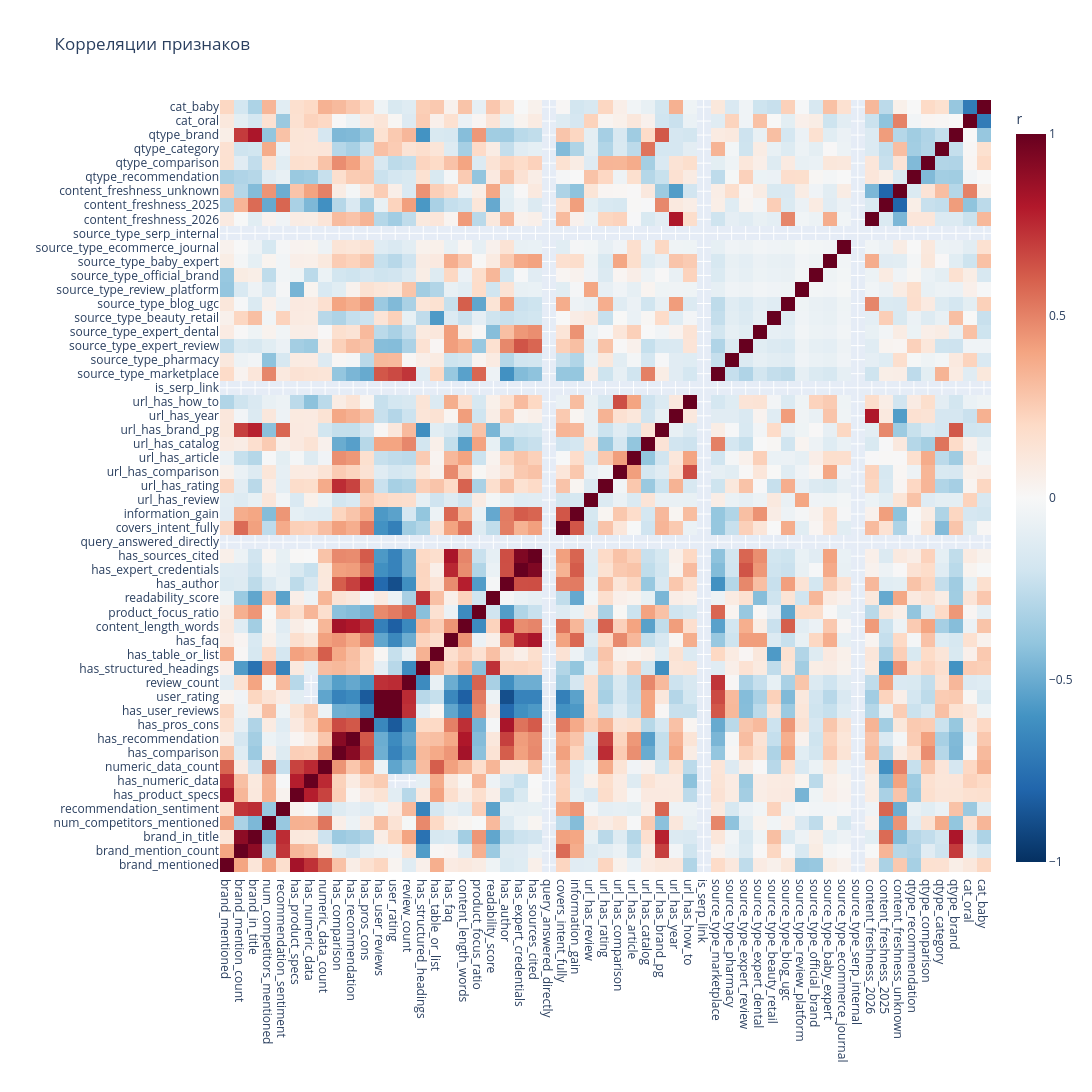

The code cell stored with this chart in its notebook:
### Markdown cell above
## Корреляции признаков

### Code cell
eda_corr = eda_numeric.corr()
fig = go.Figure(go.Heatmap(
    z=eda_corr.to_numpy(), x=eda_corr.columns, y=eda_corr.index,
    zmin=-1, zmax=1, colorscale="RdBu", reversescale=True,
    colorbar=dict(title="r"), hovertemplate="%{y} × %{x}<br>r=%{z:.2f}<extra></extra>",
))
fig.update_layout(title="Корреляции признаков", width=1250, height=1250,
                  margin=dict(l=220, b=220))
fig.show()
logger.report_plotly(title="EDA", series="correlation_heatmap", figure=fig)

eda_pairs = (eda_corr.where(np.triu(np.ones(eda_corr.shape, dtype=bool), k=1))
             .stack().sort_values(key=abs, ascending=False))
print(f'''Самые сильные корреляции между признаками:
{eda_pairs.head(15).to_string()}''')
logger.report_table(title="EDA", series="top_correlations",
                    table_plot=eda_pairs.head(15).reset_index(name="r"))

### Figure 1 — Plotly figure (JSON) as saved in the notebook; plotly's stock layout.template omitted (floating-point values rounded to 4 significant figures; data arrays with more than 128 entries replaced by an {"elided": "..."} marker saying what was removed)
{"data": [{"colorbar": {"title": {"text": "r"}}, "colorscale": [[0.0, "rgb(103,0,31)"], [0.1, "rgb(178,24,43)"], [0.2, "rgb(214,96,77)"], [0.3, "rgb(244,165,130)"], [0.4, "rgb(253,219,199)"], [0.5, "rgb(247,247,247)"], [0.6, "rgb(209,229,240)"], [0.7, "rgb(146,197,222)"], [0.8, "rgb(67,147,195)"], [0.9, "rgb(33,102,172)"], [1.0, "rgb(5,48,97)"]], "hovertemplate": "%{y} × %{x}<br>r=%{z:.2f}<extra></extra>", "reversescale": true, "x": ["brand_mentioned", "brand_mention_count", "brand_in_title", "num_competitors_mentioned", "recommendation_sentiment", "has_product_specs", "has_numeric_data", "numeric_data_count", "has_comparison", "has_recommendation", "has_pros_cons", "has_user_reviews", "user_rating", "review_count", "has_structured_headings", "has_table_or_list", "has_faq", "content_length_words", "product_focus_ratio", "readability_score", "has_author", "has_expert_credentials", "has_sources_cited", "query_answered_directly", "covers_intent_fully", "information_gain", "url_has_review", "url_has_rating", "url_has_comparison", "url_has_article", "url_has_catalog", "url_has_brand_pg", "url_has_year", "url_has_how_to", "is_serp_link", "source_type_marketplace", "source_type_pharmacy", "source_type_expert_review", "source_type_expert_dental", "source_type_beauty_retail", "source_type_blog_ugc", "source_type_review_platform", "source_type_official_brand", "source_type_baby_expert", "source_type_ecommerce_journal", "source_type_serp_internal", "content_freshness_2026", "content_freshness_2025", "content_freshness_unknown", "qtype_recommendation", "qtype_comparison", "qtype_category", "qtype_brand", "cat_oral", "cat_baby"], "y": ["brand_mentioned", "brand_mention_count", "brand_in_title", "num_competitors_mentioned", "recommendation_sentiment", "has_product_specs", "has_numeric_data", "numeric_data_count", "has_comparison", "has_recommendation", "has_pros_cons", "has_user_reviews", "user_rating", "review_count", "has_structured_headings", "has_table_or_list", "has_faq", "content_length_words", "product_focus_ratio", "readability_score", "has_author", "has_expert_credentials", "has_sources_cited", "query_answered_directly", "covers_intent_fully", "information_gain", "url_has_review", "url_has_rating", "url_has_comparison", "url_has_article", "url_has_catalog", "url_has_brand_pg", "url_has_year", "url_has_how_to", "is_serp_link", "source_type_marketplace", "source_type_pharmacy", "source_type_expert_review", "source_type_expert_dental", "source_type_beauty_retail", "source_type_blog_ugc", "source_type_review_platform", "source_type_official_brand", "source_type_baby_expert", "source_type_ecommerce_journal", "source_type_serp_internal", "content_freshness_2026", "content_freshness_2025", "content_freshness_unknown", "qtype_recommendation", "qtype_comparison", "qtype_category", "qtype_brand", "cat_oral", "cat_baby"], "z": {"elided": "55x55 float values"}, "zmax": 1, "zmin": -1, "type": "heatmap"}], "layout": {"height": 1250, "margin": {"b": 220, "l": 220}, "title": {"text": "Корреляции признаков"}, "width": 1250}}
